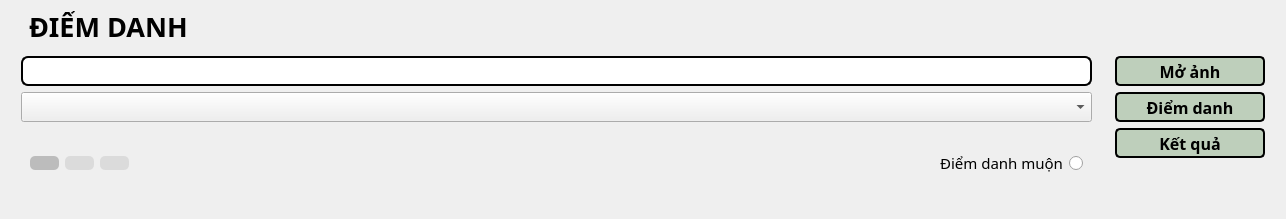
               <widget class="QWidget" name="recognize_controllers" native="true">
                <layout class="QVBoxLayout" name="verticalLayout_15">
                 <property name="spacing">
                  <number>5</number>
                 </property>
                 <property name="leftMargin">
                  <number>11</number>
                 </property>
                 <property name="topMargin">
                  <number>11</number>
                 </property>
                 <property name="rightMargin">
                  <number>11</number>
                 </property>
                 <property name="bottomMargin">
                  <number>11</number>
                 </property>
                 <item>
                  <widget class="QLabel" name="recognize_name_label">
                   <property name="minimumSize">
                    <size>
                     <width>0</width>
                     <height>30</height>
                    </size>
                   </property>
                   <property name="maximumSize">
                    <size>
                     <width>16777215</width>
                     <height>30</height>
                    </size>
                   </property>
                   <property name="font">
                    <font>
                     <family>Cascadia Mono SemiBold</family>
                     <pointsize>20</pointsize>
                     <weight>75</weight>
                     <bold>true</bold>
                     <underline>false</underline>
                     <strikeout>false</strikeout>
                    </font>
                   </property>
                   <property name="layoutDirection">
                    <enum>Qt::LeftToRight</enum>
                   </property>
                   <property name="styleSheet">
                    <string notr="true">color: rgb(0, 0, 0);
padding-left: 10px;
font-weight: bold;
font-size: 20pt;</string>
                   </property>
                   <property name="text">
                    <string>ĐIỂM DANH</string>
                   </property>
                   <property name="alignment">
                    <set>Qt::AlignLeading|Qt::AlignLeft|Qt::AlignVCenter</set>
                   </property>
                  </widget>
                 </item>
                 <item>
                  <widget class="QWidget" name="widget_7" native="true">
                   <layout class="QHBoxLayout" name="horizontalLayout_5">
                    <property name="spacing">
                     <number>5</number>
                    </property>
                    <property name="leftMargin">
                     <number>1</number>
                    </property>
                    <property name="topMargin">
                     <number>1</number>
                    </property>
                    <property name="rightMargin">
                     <number>1</number>
                    </property>
                    <property name="bottomMargin">
                     <number>1</number>
                    </property>
                    <item>
                     <widget class="QWidget" name="widget_5" native="true">
                      <layout class="QVBoxLayout" name="verticalLayout_17">
                       <item>
                        <widget class="QLineEdit" name="recognize_img_path_input">
                         <property name="enabled">
                          <bool>false</bool>
                         </property>
                         <property name="minimumSize">
                          <size>
                           <width>0</width>
                           <height>30</height>
                          </size>
                         </property>
                         <property name="font">
                          <font>
                           <family>Cascadia Code</family>
                           <pointsize>10</pointsize>
                          </font>
                         </property>
                         <property name="styleSheet">
                          <string notr="true">
border-radius: 5px;
padding-left: 5px;
background-color: rgb(255, 255, 255);
border-radius: 7px;
border: 2px solid #000;</string>
                         </property>
                         <property name="inputMask">
                          <string/>
                         </property>
                         <property name="text">
                          <string/>
                         </property>
                         <property name="frame">
                          <bool>true</bool>
                         </property>
                         <property name="echoMode">
                          <enum>QLineEdit::Normal</enum>
                         </property>
                        </widget>
                       </item>
                       <item>
                        <widget class="QComboBox" name="recognize_models_box">
                         <property name="minimumSize">
                          <size>
                           <width>0</width>
                           <height>30</height>
                          </size>
                         </property>
                         <property name="font">
                          <font>
                           <family>Cascadia Code</family>
                           <pointsize>9</pointsize>
                          </font>
                         </property>
                         <property name="layoutDirection">
                          <enum>Qt::LeftToRight</enum>
                         </property>
                         <property name="styleSheet">
                          <string notr="true">color: rgb(0, 0, 0);
padding-right: 20px;</string>
                         </property>
                         <property name="currentText">
                          <string/>
                         </property>
                        </widget>
                       </item>
                       <item>
                        <widget class="QWidget" name="widget_4" native="true">
                         <layout class="QHBoxLayout" name="horizontalLayout_6">
                          <item>
                           <widget class="QPushButton" name="recognize_tab_1_btn">
                            <property name="maximumSize">
                             <size>
                              <width>150</width>
                              <height>16777215</height>
                             </size>
                            </property>
                            <property name="font">
                             <font>
                              <family>Cambria</family>
                             </font>
                            </property>
                            <property name="styleSheet">
                             <string notr="true">background-color: rgb(188, 188, 188);
border-radius: 5px;</string>
                            </property>
                            <property name="text">
                             <string/>
                            </property>
                           </widget>
                          </item>
                          <item>
                           <widget class="QPushButton" name="recognize_tab_2_btn">
                            <property name="maximumSize">
                             <size>
                              <width>150</width>
                              <height>16777215</height>
                             </size>
                            </property>
                            <property name="font">
                             <font>
                              <family>Cambria</family>
                             </font>
                            </property>
                            <property name="styleSheet">
                             <string notr="true">background-color: rgba(188, 188, 188, 100);
border-radius: 5px;</string>
                            </property>
                            <property name="text">
                             <string/>
                            </property>
                           </widget>
                          </item>
                          <item>
                           <widget class="QPushButton" name="recognize_tab_3_btn">
                            <property name="maximumSize">
                             <size>
                              <width>150</width>
                              <height>16777215</height>
                             </size>
                            </property>
                            <property name="font">
                             <font>
                              <family>Cambria</family>
                             </font>
                            </property>
                            <property name="styleSheet">
                             <string notr="true">background-color: rgba(188, 188, 188, 100);
border-radius: 5px;</string>
                            </property>
                            <property name="text">
                             <string/>
                            </property>
                           </widget>
                          </item>
                          <item>
                           <spacer name="horizontalSpacer">
                            <property name="orientation">
                             <enum>Qt::Horizontal</enum>
                            </property>
                            <property name="sizeType">
                             <enum>QSizePolicy::Maximum</enum>
                            </property>
                            <property name="sizeHint" stdset="0">
                             <size>
                              <width>800</width>
                              <height>20</height>
                             </size>
                            </property>
                           </spacer>
                          </item>
                          <item>
                           <widget class="QRadioButton" name="recognize_late_btn">
                            <property name="font">
                             <font>
                              <family>Cascadia Code</family>
                              <pointsize>11</pointsize>
                             </font>
                            </property>
                            <property name="layoutDirection">
                             <enum>Qt::RightToLeft</enum>
                            </property>
                            <property name="text">
                             <string>Điểm danh muộn</string>
                            </property>
                           </widget>
                          </item>
                         </layout>
                        </widget>
                       </item>
                      </layout>
                     </widget>
                    </item>
                    <item>
                     <widget class="QWidget" name="widget_6" native="true">
                      <layout class="QVBoxLayout" name="verticalLayout_16">
                       <item>
                        <widget class="QPushButton" name="recognize_open_img_btn">
                         <property name="minimumSize">
                          <size>
                           <width>150</width>
                           <height>30</height>
                          </size>
                         </property>
                         <property name="font">
                          <font>
                           <family>Cascadia Code</family>
                           <pointsize>12</pointsize>
                           <weight>75</weight>
                           <bold>true</bold>
                          </font>
                         </property>
                         <property name="styleSheet">
                          <string notr="true">background-color: rgb(190,207,187);
color: rgb(0,0,0);
border-radius: 5px;
border: 2px solid #000;
font-weight: bold;
font-size: 12pt;</string>
                         </property>
                         <property name="text">
                          <string>Mở ảnh</string>
                         </property>
                         <property name="iconSize">
                          <size>
                           <width>25</width>
                           <height>25</height>
                          </size>
                         </property>
                        </widget>
                       </item>
                       <item>
                        <widget class="QPushButton" name="recognize_guess_btn">
                         <property name="minimumSize">
                          <size>
                           <width>150</width>
                           <height>30</height>
                          </size>
                         </property>
                         <property name="font">
                          <font>
                           <family>Cascadia Code</family>
                           <pointsize>12</pointsize>
                           <weight>75</weight>
                           <bold>true</bold>
                          </font>
                         </property>
                         <property name="styleSheet">
                          <string notr="true">background-color: rgb(190,207,187);
color: rgb(0,0,0);
border-radius: 5px;
border: 2px solid #000;
font-weight: bold;
font-size: 12pt;</string>
                         </property>
                         <property name="text">
                          <string>Điểm danh</string>
                         </property>
                         <property name="iconSize">
                          <size>
                           <width>25</width>
                           <height>25</height>
                          </size>
                         </property>
                        </widget>
                       </item>
                       <item>
                        <widget class="QPushButton" name="recognize_export_btn">
                         <property name="minimumSize">
                          <size>
                           <width>150</width>
                           <height>30</height>
                          </size>
                         </property>
                         <property name="font">
                          <font>
                           <family>Cascadia Code</family>
                           <pointsize>12</pointsize>
                           <weight>75</weight>
                           <bold>true</bold>
                          </font>
                         </property>
                         <property name="styleSheet">
                          <string notr="true">background-color: rgb(190,207,187);
color: rgb(0,0,0);
border-radius: 5px;
border: 2px solid #000;
font-weight: bold;
font-size: 12pt;</string>
                         </property>
                         <property name="text">
                          <string>Kết quả</string>
                         </property>
                         <property name="iconSize">
                          <size>
                           <width>25</width>
                           <height>25</height>
                          </size>
                         </property>
                        </widget>
                       </item>
                       <item>
                        <spacer name="verticalSpacer_4">
                         <property name="orientation">
                          <enum>Qt::Vertical</enum>
                         </property>
                         <property name="sizeHint" stdset="0">
                          <size>
                           <width>20</width>
                           <height>40</height>
                          </size>
                         </property>
                        </spacer>
                       </item>
                      </layout>
                     </widget>
                    </item>
                   </layout>
                  </widget>
                 </item>
                </layout>
               </widget>
